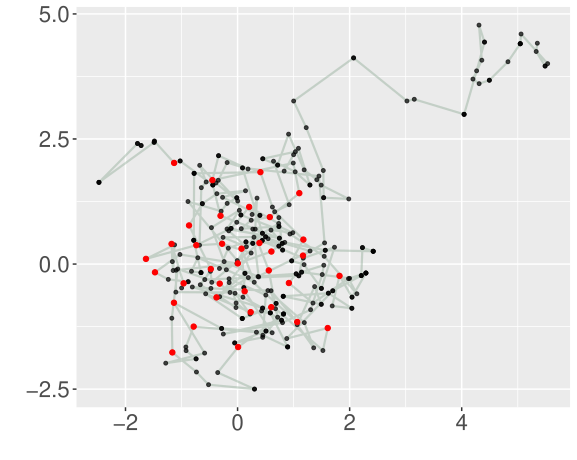

The R source for this figure:
#rm(list = ls())

##Necessary functions

#-------------------------------------------------------
dx.dy.k_xy <- function(x, y, j, val, b = -0.5, c = 1){
  ret <- - 2 * b * (  (b-1) * val^(b-2) * 2 * (x[j] - y[j])^2  +
                        val^(b-1)  )
  return(ret)
}

#-------------------------------------------------------
dx.k_xy <- function(x, y, j, val, b = -0.5, c = 1){
  ret <- b * val^(b-1) * 2 * (x[j] - y[j])
  return(ret)
}

#-------------------------------------------------------
#
dy.k_xy <- function(x, y, j, val, b = -0.5, c = 1){
  ret <- b * val^(b-1) * (-2) * (x[j] - y[j])
  return(ret)
}

#-------------------------------------------------------
#The KSD with IMQ base kernel
k_xy <- function(x, y, val, b = -0.5, c = 1){
  ret <- val^b
  return(ret)
}

#-------------------------------------------------------
#defining the Stein Kernel
k_j0 <- function(x, y, j, b.x, b.y, c = 1){
  
  val <-  c^2 + norm(x-y, type = "2")^2 

  term1 <- b.x[j] * b.y[j] * k_xy(x, y, val)
  term2 <- b.x[j] * dy.k_xy(x, y, j, val)
  term3 <- b.y[j] * dx.k_xy(x, y, j, val)
  term4 <- dx.dy.k_xy(x, y, j, val)
  
  return(term1 + term2 + term3 + term4)
  
}

#-------------------------------------------------------
#calculating the pairwise-KSD
Kp.xy <- function(x,y,n)
{
  
  d <- length(x)
  w.sq <- numeric()
  
  b.x <- -x
  b.y <- -y

  for ( j in 1:d){
    w.sq[j] <-  k_j0(x, y, j, b.x, b.y)
  }
  
  ret <- sum(w.sq)
  
  return(ret)
}

#-------------------------------------------------------
#choosing the indices

#sample
n <- 350
d <- 2

source("00 Draw_MVN_MCMC.R")
set.seed(100)
foo <- draw.mvn.mcmc(n, d = d, mu = c(0,0), sigma = diag(2))

samp <- foo[[1]]

#calculating KSD of the form K_p(X_i, x_i)
KSD.n <- numeric()
for (i.n in 1:n)
{ 
  KSD.n[i.n] <- Kp.xy(samp[i.n,],samp[i.n,], n)
}

#We are intended to choose the indices
ind.chosen <- numeric()

ind.chosen[1] <- which.min(KSD.n)    #first value is based on KSD.n only

m <- ceiling(log(n)^2)               #setting the value of m              

store <- numeric()
#loop for j = 2:m
for (j in 2:m){
  
  KSD.trail.n <- numeric()           #storing the required quantity for each n
  
  #loop for n
  for (i in 1:n){          
    f.term <- KSD.n[i] / 2           #first term
    
    s.term <- 0                      #second term
    for (j.d in 1:(j-1))             #loop for j'
    {            
      s.term <- s.term + Kp.xy( samp[ind.chosen[j.d],], samp[i,], n)
      
    }
    
    store <- c(store, s.term)
    
    KSD.trail.n[i] <- f.term + s.term
  }
  
  ind.chosen[j] <- which.min(KSD.trail.n)
  
}

#========================================================================

colMeans(samp)
colMeans(samp[ind.chosen,])

library(ggplot2)

ggplot() +
  geom_path(aes(x = samp[,1], y = samp[,2]),
                 colour = "#9bb3a2", lwd = 0.75, alpha = 0.5) +
  geom_point(aes(x = samp[,1], y = samp[,2]), alpha = .7, size = 1) +
  geom_point(aes(x = samp[ind.chosen, ][,1], y = samp[ind.chosen, ][,2]),
             col = "red", size = 1.5) +
  labs(x = "", y = "") + 
  theme(axis.text = element_text(size = 16))
